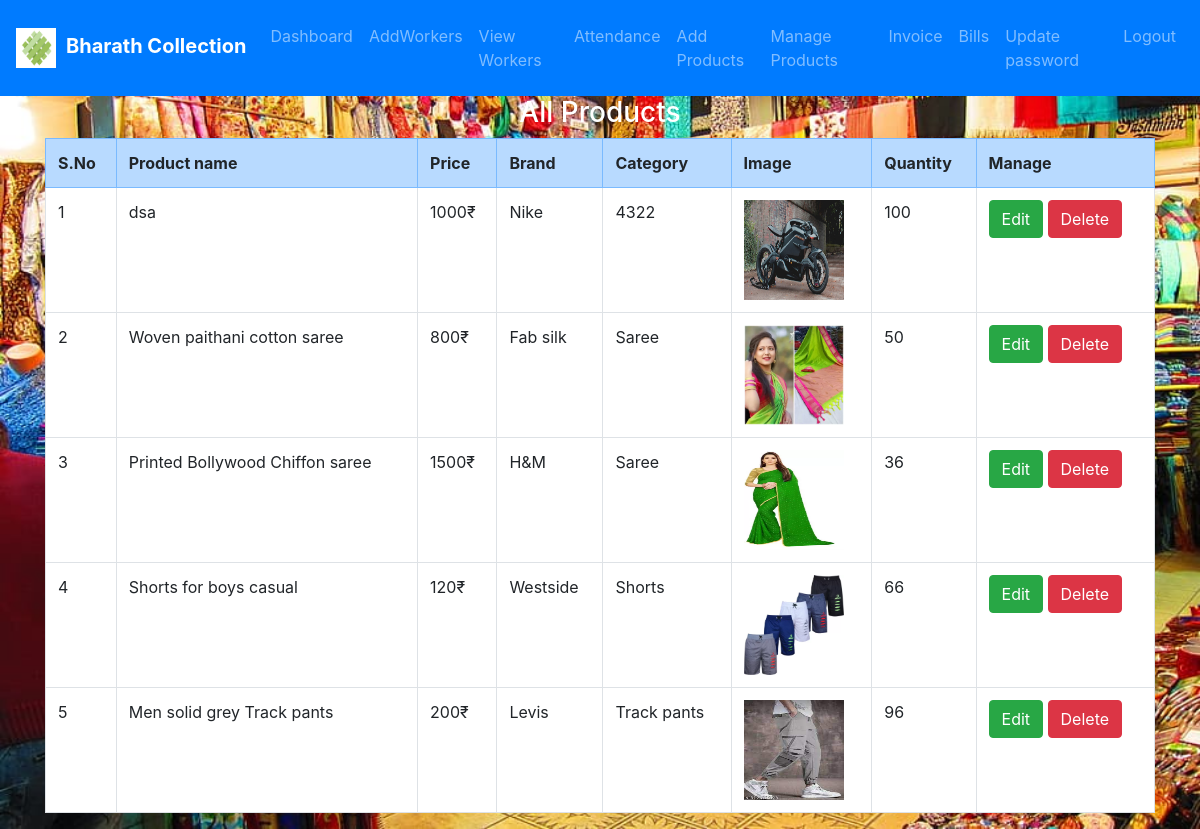
The page /admin/view_products.php (signed in) on the database its author committed.
### tables this page shows
CREATE TABLE `products` (
  `pid` int(11) NOT NULL,
  `name` varchar(60) NOT NULL,
  `price` int(11) NOT NULL,
  `brand` varchar(60) NOT NULL,
  `category` varchar(60) NOT NULL,
  `quantity` int(11) NOT NULL,
  `description` text NOT NULL,
  `myimage` varchar(80) NOT NULL,
  `created_at` timestamp NOT NULL DEFAULT current_timestamp() ON UPDATE current_timestamp()
);

### admin/view_products.php (the view, shortened to what this page needs)
<!DOCTYPE html>
<html lang="en">
<head>
  <link rel="stylesheet" href="https://cdn.jsdelivr.net/npm/bootstrap@4.6.2/dist/css/bootstrap.min.css">
</head>
<body class="home-main">
    <?php
    include("header.php");
    ?>
    <div class="container">
        <div class="row">
            <div class="col-md-12">
<h3 class="text-center text-white">All Products</h3>
<table class="table table-bordered">
    <tr class="table-primary">
        <th>S.No</th>
        <th>Product name</th>
        <th>Price</th>
        <th>Brand</th>
        <th>Category</th>
        <th>Image</th>
        <th>Quantity</th>
        <th>Manage</th>
    </tr>
<?php
include("../db.php");
$sql="select * from products order by pid desc";
$result=mysqli_query($con,$sql);
if(mysqli_num_rows($result)>0)
{
    $i=1;
    while($row=mysqli_fetch_assoc($result))
    {
        ?>
        <tr class="bg-white">
            <td><?=$i?></td>
            <td><?=$row["name"]?></td>
            <td><?=$row["price"]?>&#8377;</td>
            <td><?=$row["brand"]?></td>
            <td><?=$row["category"]?></td>
            <td>
                <img src="<?=$row['myimage']?>" style="height:100px;width:100px;">
            </td>
            <td><?=$row["quantity"]?></td>
        <td>
            <a href="edit_products.php?id=<?=$row['pid']?>" class="btn btn-success">Edit</a>
            <a href="delete_products.php?id=<?=$row['pid']?>" class="btn btn-danger">Delete</a>
        </td>
        </tr>
        <?php
        $i++;
    }
}
?>
</table>
            </div>
        </div>
    </div>
</body>
</html>

### admin/header.php (shortened to what this page needs)
<nav class="navbar navbar-expand-md bg-primary py-3 navbar-dark">
  <a class="navbar-brand font-weight-bold" href="#"><img src="../images/Capture.PNG" style="height:40px;width:40px;margin-right:10px;">Bharath Collection</a>
  <div class="collapse navbar-collapse" id="collapsibleNavbar">
    <ul class="navbar-nav">
      <li class="nav-item">
        <a class="nav-link" href="index.php">Dashboard</a>
      </li>
      <li class="nav-item">
        <a class="nav-link" href="add_workers.php">AddWorkers</a>
      </li>
      <li class="nav-item">
        <a class="nav-link" href="view_workers.php">View Workers</a>
      </li>
      <li class="nav-item">
        <a class="nav-link" href="view_attendance.php">Attendance</a>
      </li>
      <li class="nav-item">
        <a class="nav-link" href="add_products.php">Add Products</a>
      </li>
      <li class="nav-item">
        <a class="nav-link" href="view_products.php">Manage Products</a>
      </li>
      <li class="nav-item">
        <a class="nav-link" href="invoice.php">Invoice</a>
      </li>
      <li class="nav-item">
        <a class="nav-link" href="bill_download.php">Bills</a>
      </li>
      <li class="nav-item">
        <a class="nav-link" href="update_password.php">Update password</a>
      </li>
      <li class="nav-item">
        <a class="nav-link" href="logout.php">Logout</a>
      </li>
    </ul>
  </div>
</nav>

### admin/view_products.php (style rules this page uses)
.home-main { background-image:url("images/bg.jpg"); background-repeat:no-repeat; background-size:100% 100%; background-attachment:fixed; height:100vh; width:100%; }

### rows shown on the page
products: name "dsa", price "1000", brand "Nike", category "4322", myimage (picture), quantity "100"
products: name "Woven paithani cotton saree", price "800", brand "Fab silk", category "Saree", myimage (picture), quantity "50"
products: name "Printed Bollywood Chiffon saree", price "1500", brand "H&M", category "Saree", myimage (picture), quantity "36"
products: name "Shorts for boys casual", price "120", brand "Westside", category "Shorts", myimage (picture), quantity "66"
products: name "Men solid grey Track pants", price "200", brand "Levis", category "Track pants", myimage (picture), quantity "96"
